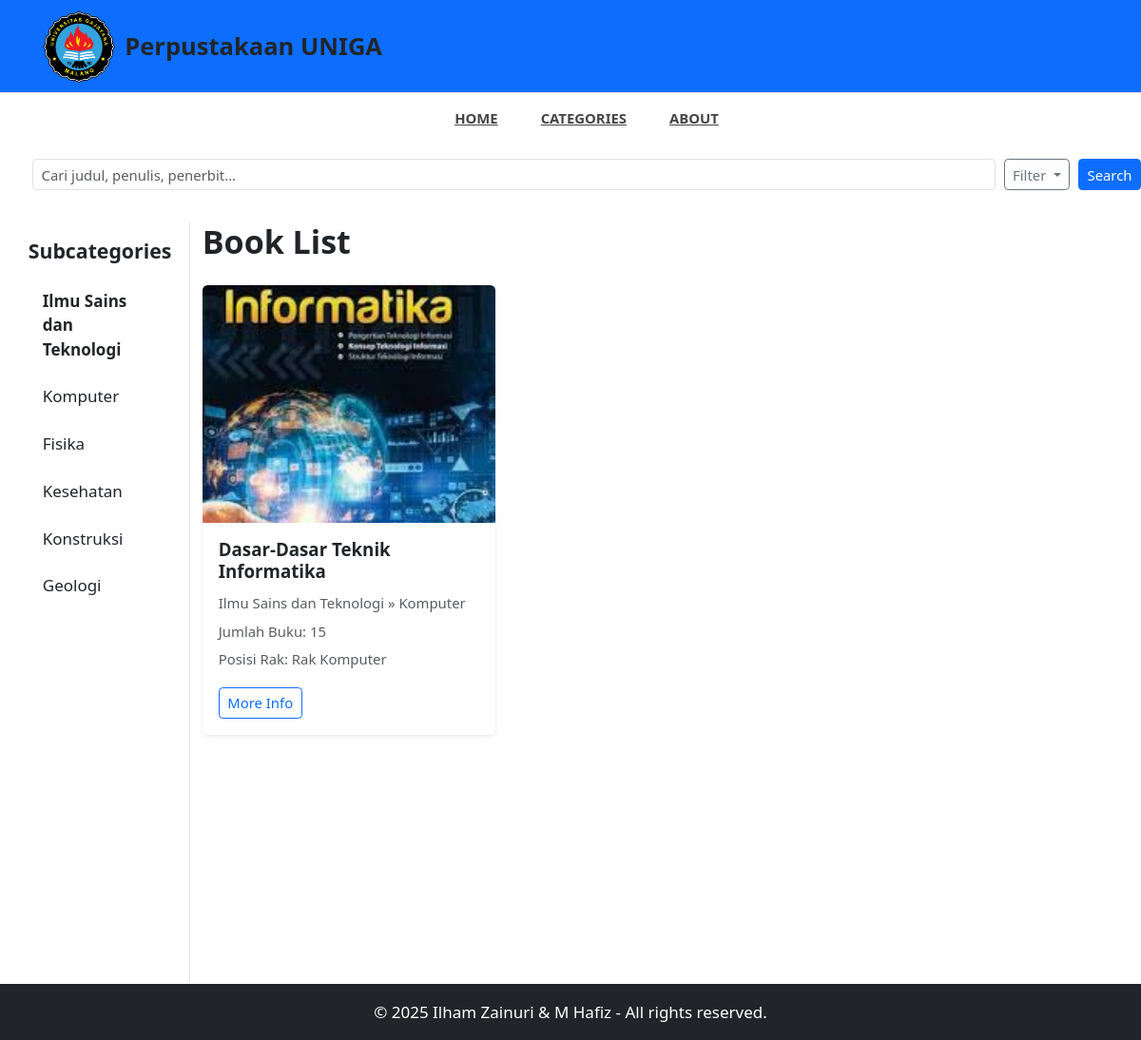
/saintek.php, run on the app's committed database.
### tables this page shows
CREATE TABLE `subkategori` (
  `id_subkategori` int(11) NOT NULL,
  `kategoriId` int(11) NOT NULL,
  `nama_subkategori` varchar(30) NOT NULL
);

CREATE TABLE `buku` (
  `bukuId` int(11) NOT NULL,
  `judul` varchar(255) DEFAULT NULL,
  `penulis` varchar(255) DEFAULT NULL,
  `jumlah_halaman` int(11) DEFAULT NULL,
  `format` varchar(50) DEFAULT NULL,
  `penerbit` varchar(255) DEFAULT NULL,
  `tahun_terbit` year(4) DEFAULT NULL,
  `eISBN` varchar(50) DEFAULT NULL,
  `jumlah_buku` int(5) NOT NULL,
  `kategoriId` int(11) DEFAULT NULL,
  `id_subkategori` int(11) DEFAULT NULL,
  `rakId` int(11) DEFAULT NULL,
  `gambar` varchar(255) DEFAULT NULL,
  `sinopsis` text DEFAULT NULL
);

CREATE TABLE `kategori` (
  `kategoriId` int(11) NOT NULL,
  `nama_kategori` varchar(50) NOT NULL
);

### saintek.php (the view, shortened to what this page needs)
<?php
include './db/koneksi.php';
$kategoriId = isset($_GET['kategoriId']) ? intval($_GET['kategoriId']) : 0;
$kategori = isset($_GET['kategori']) ? mysqli_real_escape_string($koneksi, $_GET['kategori']) : 'Ilmu Sains dan Teknologi';
if ($kategoriId == 0) {
    $getKategoriId = mysqli_query($koneksi, "SELECT kategoriId FROM kategori WHERE nama_kategori = '$kategori'");
    $dataKategori = mysqli_fetch_assoc($getKategoriId);
    $kategoriId = $dataKategori['kategoriId'] ?? 0;
}
$query = "SELECT
    buku.*,
    subkategori.nama_subkategori,
    kategori.nama_kategori
FROM buku
JOIN subkategori ON buku.id_subkategori = subkategori.id_subkategori
JOIN kategori ON subkategori.kategoriId = kategori.kategoriId
WHERE 1=1";
if ($kategoriId > 0) {
    $query .= " AND kategori.kategoriId = $kategoriId";
}
$result = mysqli_query($koneksi, $query);
$queryRak = "SELECT rakId, nomor_rak FROM rak";
$resultRak = mysqli_query($koneksi, $queryRak);
$rakList = [];
while ($rak = mysqli_fetch_assoc($resultRak)) {
    $rakList[$rak['rakId']] = $rak['nomor_rak'];
}
?>
<!DOCTYPE html>
<html lang="en">
<head>
    <link href="https://cdn.jsdelivr.net/npm/bootstrap@5.3.0/dist/css/bootstrap.min.css" rel="stylesheet">
    <link href="https://cdn.jsdelivr.net/npm/bootstrap@5.3.0/dist/css/bootstrap.min.css" rel="stylesheet">
          <link rel="stylesheet" href="./assets/css/style-prefix.css">
  <link rel="stylesheet" href="./assets/css/style.css">
</head>
<body>
    <?php include 'header2.php'; ?>
<nav>
    <ul>
      <li class="menu-category flex-grow-1">
        <form action="SainTek.php" method="GET" class="d-flex">
          <input type="text" name="q" class="form-control form-control-sm me-2"
            placeholder="Cari judul, penulis, penerbit...">
          <div class="dropdown me-2">
            <button class="btn btn-sm btn-outline-secondary dropdown-toggle"
              type="button"
              data-bs-toggle="dropdown"
              aria-expanded="false">
              Filter
            </button>
          </div>
          <button type="submit" class="btn btn-sm btn-primary">Search</button>
        </form>
      </li>
    </ul>
  </nav>
    <div class="container-fluid mt-3">
        <div class="row">
            <nav class="col-md-3 col-lg-2 d-md-block bg-white border-end" id="sidebar">
                <div class="position-sticky pt-3">
                    <h5 class="px-3 mb-3 text-dark fw-bold">Subcategories</h5>
                    <ul class="nav flex-column px-3">
                        <?php
                        $querySub = "SELECT * FROM subkategori WHERE kategoriId = $kategoriId";
                        $resultSub = mysqli_query($koneksi, $querySub);
                        if (mysqli_num_rows($resultSub) > 0): ?>
                            <li class="nav-item mb-1">
                                <a class="nav-link fw-bold text-dark" href="SainTek.php">Ilmu Sains dan Teknologi</a>
                            </li>
                            <?php while ($sub = mysqli_fetch_assoc($resultSub)) : ?>
                                <li class="nav-item mb-1">
                                    <a class="nav-link text-dark" href="SainTek.php?kategori=<?php echo urlencode($kategori); ?>&subkategori=<?php echo urlencode($sub['nama_subkategori']); ?>">
                                        <?php echo $sub['nama_subkategori']; ?>
                                    </a>
                                </li>
                            <?php endwhile; ?>
                        <?php else: ?>
                            <li class="nav-item text-muted">No subcategories</li>
                        <?php endif; ?>
                    </ul>
                </div>
            </nav>
            <main class="col-md-9 col-lg-10">
                <h2 class="fw-semibold mb-4">Book List</h2>
                <div class="row">
                    <?php while ($row = mysqli_fetch_assoc($result)) : ?>
                        <div class="col-md-4 col-sm-6 mb-4">
                            <div class="card h-100 shadow-sm border-0">
                                <img src="./assets/images/books/<?php echo $row['gambar']; ?>"
                                    class="card-img-top"
                                    alt="<?php echo $row['judul']; ?>"
                                    style="height: 250px; object-fit: cover;">
                                <div class="card-body">
                                    <h5 class="card-title"><?php echo $row['judul']; ?></h5>
                                    <p class="card-text text-muted mb-1">
                                        <small><?php echo $row['nama_kategori'] . ' » ' . $row['nama_subkategori']; ?></small>
                                    </p>
                                    <p class="card-text mb-1"><small class="text-muted">Jumlah Buku: <?php echo $row['jumlah_buku']; ?></small></p>
                                    <p class="card-text mb-3"><small class="text-muted">Posisi Rak: <?php echo $rakList[$row['rakId']] ?? 'N/A'; ?></small></p>
                                    <a href="javascript:void(0);"
                                        class="btn btn-outline-primary btn-sm viewDetail"
                                        data-id="<?php echo $row['bukuId']; ?>">
                                        More Info
                                    </a>
                                </div>
                            </div>
                        </div>
                    <?php endwhile; ?>
                </div>
            </main>
        </div>
    </div>
</body>
</html>

### assets/css/style-prefix.css (style rules this page uses)
:root { --spanish-gray: hsl(0, 0%, 60%); --sonic-silver: hsl(0, 0%, 47%); --eerie-black: hsl(0, 0%, 13%); --salmon-pink: hsl(353, 100%, 78%); --sandy-brown: hsl(29, 90%, 65%); --bittersweet: hsl(0, 100%, 70%); --ocean-green: hsl(152, 51%, 52%); --davys-gray: hsl(0, 0%, 33%); --cultured: hsl(0, 0%, 93%); --white: hsl(0, 100%, 100%); --onyx: hsl(0, 0%, 27%); --fs-1: 1.563rem; --fs-2: 1.375rem; --fs-3: 1.25rem; --fs-4: 1.125rem; --fs-5: 1rem; --fs-6: 0.938rem; --fs-7: 0.875rem; --fs-8: 0.813rem; --fs-9: 0.75rem; --fs-10: 0.688rem; --fs-11: 0.625rem; --weight-300: 300; --weight-400: 400; --weight-500: 500; --weight-600: 600; --weight-700: 700; --border-radius-md: 10px; --border-radius-sm: 5px; --transition-timing: 0.2s ease; }
*, *::before, *::after { margin: 0; padding: 0; -webkit-box-sizing: border-box; box-sizing: border-box; }
a { text-decoration: none; }
li { list-style: none; }
button { background: none; font: inherit; border: none; cursor: pointer; }
img, ion-icon, button, a { display: block; }
html { font-family: "Poppins", sans-serif; -ms-scroll-chaining: none; overscroll-behavior: contain; }
input { display: block; width: 100%; font: inherit; }
input::placeholder { font: inherit; }
body { background: var(--white); }
footer { background: var(--eerie-black); padding: 30px 0; }
@media (min-width: 480px) { :root { --fs-1: 1.875rem; } }
@media (min-width: 768px) { :root { --fs-1: 2.375rem; } }
@media (min-width: 768px) { html { font-size: 17px; } }
@media (min-width: 1024px) { :root { --fs-1: 2.625rem; --fs-2: 1.125rem; } }
@media (min-width: 1200px) { footer { padding-top: 50px; } }

### assets/css/style.css (style rules this page uses)
:root { --spanish-gray: hsl(0, 0%, 60%); --sonic-silver: hsl(0, 0%, 47%); --eerie-black: hsl(0, 0%, 13%); --salmon-pink: hsl(353, 100%, 78%); --sandy-brown: hsl(29, 90%, 65%); --bittersweet: hsl(0, 100%, 70%); --ocean-green: hsl(152, 51%, 52%); --davys-gray: hsl(0, 0%, 33%); --cultured: hsl(0, 0%, 93%); --white: hsl(0, 100%, 100%); --onyx: hsl(0, 0%, 27%); --fs-1: 1.563rem; --fs-2: 1.375rem; --fs-3: 1.25rem; --fs-4: 1.125rem; --fs-5: 1rem; --fs-6: 0.938rem; --fs-7: 0.875rem; --fs-8: 0.813rem; --fs-9: 0.75rem; --fs-10: 0.688rem; --fs-11: 0.625rem; --weight-300: 300; --weight-400: 400; --weight-500: 500; --weight-600: 600; --weight-700: 700; --border-radius-md: 10px; --border-radius-sm: 5px; --transition-timing: 0.2s ease; }
*, *::before, *::after { margin: 0; padding: 0; box-sizing: border-box; }
a { text-decoration: none; }
li { list-style: none; }
button { background: none; font: inherit; border: none; cursor: pointer; }
img, ion-icon, button, a { display: block; }
html { font-family: "Poppins", sans-serif; overscroll-behavior: contain; }
input { display: block; width: 100%; font: inherit; }
input::placeholder { font: inherit; }
body { background: var(--white); }
footer { background: var(--eerie-black); padding: 30px 0; }
@media (min-width: 480px) { :root { --fs-1: 1.875rem; } }
@media (min-width: 768px) { :root { --fs-1: 2.375rem; } }
@media (min-width: 768px) { html { font-size: 17px; } }
@media (min-width: 1024px) { :root { --fs-1: 2.625rem; --fs-2: 1.125rem; } }
@media (min-width: 1200px) { footer { padding-top: 50px; } }

### saintek.php (style rules this page uses)
body { background-color: #f8f9fa; }
#sidebar { min-height: 100vh; }
#sidebar .nav-link { padding: 10px 15px; border-radius: 4px; }
.card { transition: transform .2s ease; }
.card-title { font-size: 1.1rem; font-weight: 600; }

### data on the page
subkategori: nama_subkategori "Komputer"
subkategori: nama_subkategori "Fisika"
subkategori: nama_subkategori "Kesehatan"
subkategori: nama_subkategori "Konstruksi"
subkategori: nama_subkategori "Geologi"
buku: gambar (picture), judul "Dasar-Dasar Teknik Informatika", kategoriId.nama_kategori "Ilmu Sains dan Teknologi", id_subkategori.nama_subkategori "Komputer", jumlah_buku "15", rakId "Rak Komputer"
